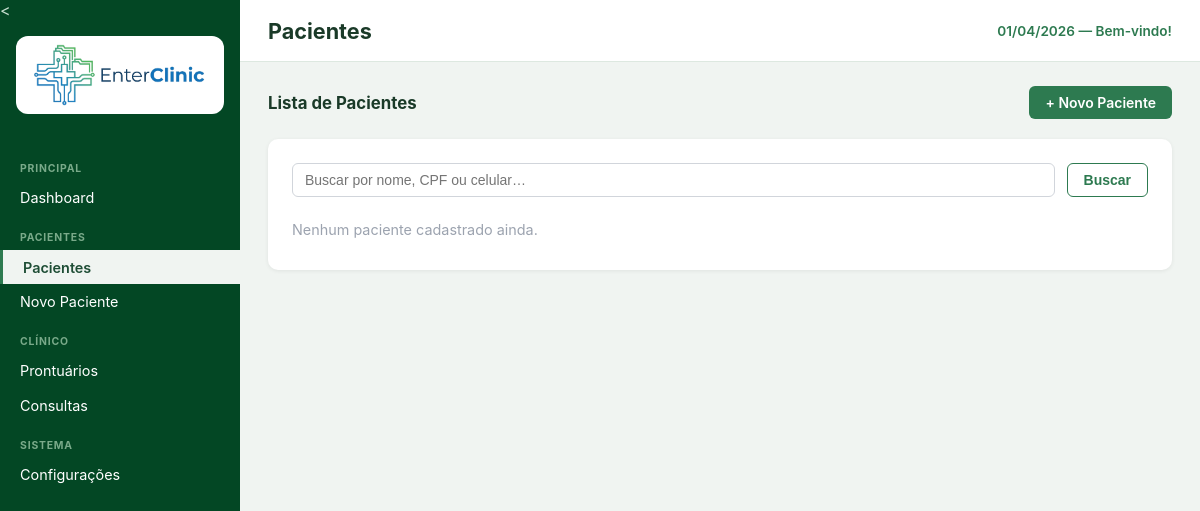
Before: /pacientes.php with the older database file.
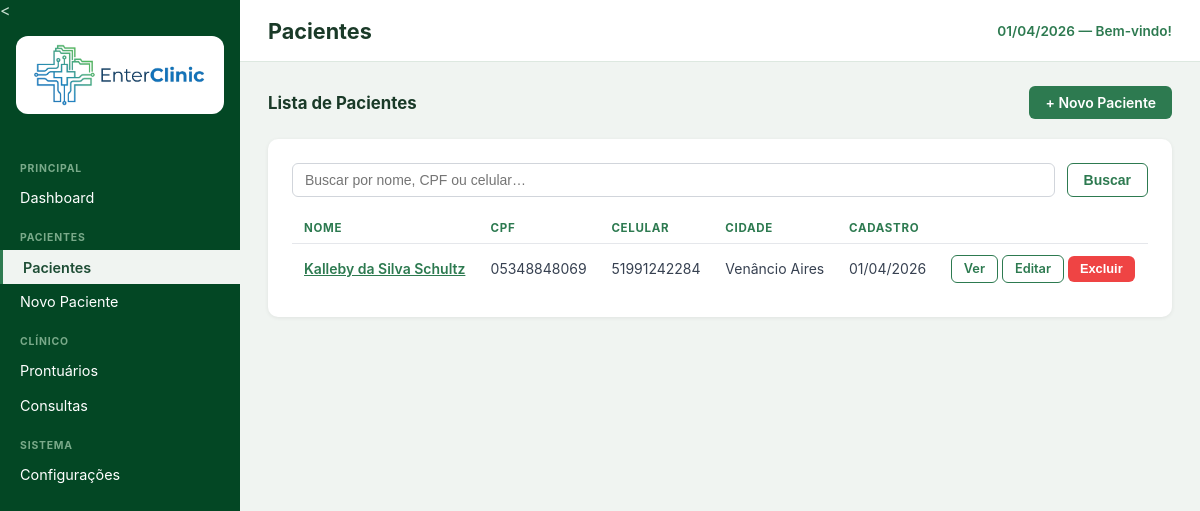
After: the same page with the newer database file.
### tables this page shows
CREATE TABLE `pacientes` (
  `id` int(11) NOT NULL,
  `nome` varchar(255) NOT NULL,
  `data_nascimento` date DEFAULT NULL,
  `cpf` varchar(20) DEFAULT NULL,
  `rg` varchar(20) DEFAULT NULL,
  `telefone` varchar(20) DEFAULT NULL,
  `celular` varchar(20) DEFAULT NULL,
  `email` varchar(255) DEFAULT NULL,
  `endereco` varchar(255) DEFAULT NULL,
  `cidade` varchar(100) DEFAULT NULL,
  `estado` varchar(50) DEFAULT NULL,
  `cep` varchar(10) DEFAULT NULL,
  `profissao` varchar(100) DEFAULT NULL,
  `estado_civil` varchar(50) DEFAULT NULL,
  `sexo` varchar(20) DEFAULT NULL,
  `foto_path` varchar(255) DEFAULT NULL,
  `observacoes` text DEFAULT NULL,
  `ativo` tinyint(1) NOT NULL DEFAULT 1,
  `created_at` timestamp NOT NULL DEFAULT current_timestamp(),
  `updated_at` timestamp NOT NULL DEFAULT current_timestamp() ON UPDATE current_timestamp()
);

### config.php (called while the page is built, shortened)
<?php
function sanitize(string $s): string {
    return htmlspecialchars(trim($s), ENT_QUOTES, 'UTF-8');
}

### pacientes.php (the view, shortened to what this page needs)
<?php
require 'config.php';
$pageTitle  = 'Pacientes';
$activePage = 'pacientes';
$db = db();
$busca = trim($_GET['q'] ?? '');
if ($busca) {
    $stmt = $db->prepare(
        "SELECT * FROM pacientes
         WHERE nome LIKE ? OR cpf LIKE ? OR celular LIKE ?
         ORDER BY nome ASC"
    );
    $like = "%$busca%";
    $stmt->execute([$like, $like, $like]);
} else {
    $stmt = $db->query("SELECT * FROM pacientes ORDER BY nome ASC");
}
$pacientes = $stmt->fetchAll();
include 'includes/header.php';
?>
<div class="page-bar">
    <h2>Lista de Pacientes</h2>
    <a href="paciente_novo.php" class="btn btn-primary">+ Novo Paciente</a>
</div>
<div class="card">
    <form method="get" style="display:flex;gap:.75rem;margin-bottom:1rem;">
        <input type="text" name="q" value="<?= sanitize($busca) ?>"
               placeholder="Buscar por nome, CPF ou celular…"
               style="padding:.5rem .75rem;border:1.5px solid #d1d5db;border-radius:6px;font-size:.875rem;flex:1;">
        <button type="submit" class="btn btn-outline">Buscar</button>
    </form>
    <?php if ($pacientes): ?>
        <table>
            <thead>
                <tr>
                    <th>NOME</th>
                    <th>CPF</th>
                    <th>CELULAR</th>
                    <th>CIDADE</th>
                    <th>CADASTRO</th>
                    <th></th>
                </tr>
            </thead>
            <tbody>
                <?php foreach ($pacientes as $p): ?>
                    <tr>
                        <td>
                            <a href="paciente_ver.php?id=<?= $p['id'] ?>" style="color:#2d7a50;font-weight:600;">
                                <?= sanitize($p['nome']) ?>
                            </a>
                        </td>
                        <td><?= sanitize($p['cpf'] ?? '—') ?></td>
                        <td><?= sanitize($p['celular'] ?? '—') ?></td>
                        <td><?= sanitize($p['cidade'] ?? '—') ?></td>
                        <td><?= date('d/m/Y', strtotime($p['created_at'])) ?></td>
                        <td style="white-space:nowrap;">
                            <a href="paciente_ver.php?id=<?= $p['id'] ?>" class="btn btn-outline btn-sm">Ver</a>
                            <a href="paciente_novo.php?id=<?= $p['id'] ?>" class="btn btn-outline btn-sm">Editar</a>
                            <form method="post" style="display:inline;" onsubmit="return confirmDelete(this);">
                                <button type="submit" class="btn btn-danger btn-sm">Excluir</button>
                            </form>
                        </td>
                    </tr>
                <?php endforeach; ?>
            </tbody>
        </table>
    <?php else: ?>
        <p style="color:#9ca3af;font-size:.9rem;padding:.5rem 0;">
            <?= $busca
                ? 'Nenhum paciente encontrado para "' . sanitize($busca) . '".'
                : 'Nenhum paciente cadastrado ainda.' ?>
        </p>
    <?php endif; ?>
</div>
<?php include 'includes/footer.php'; ?>

### includes/header.php (shortened to what this page needs)
<!DOCTYPE html>
<html lang="pt-BR">
<head>
<link rel="stylesheet" href="<?= $root ?? '' ?>assets/css/style.css">
</head>
<body>
<aside class="sidebar">
    <<div class="sidebar-logo">
    <img src="<?= $root ?? '' ?>assets/img/logo.png" alt="EnterClinic" class="logo-img">
</div>
    <nav class="sidebar-nav">
        <p class="nav-section">PRINCIPAL</p>
        <a href="<?= $root ?? '' ?>index.php" class="<?= ($activePage ?? '') === 'dashboard' ? 'active' : '' ?>">Dashboard</a>
        <p class="nav-section">PACIENTES</p>
        <a href="<?= $root ?? '' ?>pacientes.php" class="<?= ($activePage ?? '') === 'pacientes' ? 'active' : '' ?>">Pacientes</a>
        <a href="<?= $root ?? '' ?>paciente_novo.php" class="<?= ($activePage ?? '') === 'paciente_novo' ? 'active' : '' ?>">Novo Paciente</a>
        <p class="nav-section">CLÍNICO</p>
        <a href="<?= $root ?? '' ?>prontuarios.php" class="<?= ($activePage ?? '') === 'prontuarios' ? 'active' : '' ?>">Prontuários</a>
        <a href="<?= $root ?? '' ?>consultas.php" class="<?= ($activePage ?? '') === 'consultas' ? 'active' : '' ?>">Consultas</a>
        <p class="nav-section">SISTEMA</p>
        <a href="<?= $root ?? '' ?>configuracoes.php" class="<?= ($activePage ?? '') === 'configuracoes' ? 'active' : '' ?>">Configurações</a>
    </nav>
</aside>
<main class="main">
    <header class="topbar">
        <h1 class="page-title"><?= $pageTitle ?? 'Dashboard' ?></h1>
        <span class="topbar-date"><?= date('d/m/Y') ?> — Bem-vindo!</span>
    </header>
    <div class="content">

### includes/footer.php (shortened to what this page needs)
    </div>
</main>
</body>
</html>

### assets/css/style.css (style rules this page uses)
*, *::before, *::after { box-sizing: border-box; margin: 0; padding: 0; }
body { font-family: -apple-system, BlinkMacSystemFont, 'Segoe UI', Roboto, sans-serif; background: #f0f4f1; color: #222; display: flex; min-height: 100vh; }
.sidebar { width: 240px; min-height: 100vh; background: #034724; color: #c8dfd0; flex-shrink: 0; display: flex; flex-direction: column; }
.sidebar-logo { display: flex; justify-content: center; align-items: center; padding: 1rem; background: transparent; }
.sidebar-logo img { background: #ffffff; padding: .5rem .75rem; border-radius: 12px; max-height: 80px; max-width: 100%; object-fit: contain; }
.sidebar-nav { padding: 1rem 0; flex: 1; }
.nav-section { font-size: .65rem; font-weight: 700; letter-spacing: .08em; color: #7aaa8a; padding: 1rem 1.25rem .35rem; }
.sidebar-nav a { display: block; padding: .55rem 1.25rem; color: #ffffff; text-decoration: none; font-size: .9rem; border-radius: 0; transition: background .15s, color .15s; }
.sidebar-nav a.active { background: #f0f4f1; color: #1e4d35; font-weight: 600; border-left: 3px solid #2d7a50; }
.main { flex: 1; display: flex; flex-direction: column; min-width: 0; }
.topbar { display: flex; align-items: center; justify-content: space-between; padding: 1.1rem 1.75rem; background: #fff; border-bottom: 1px solid #dde8e0; }
.topbar .page-title { font-size: 1.35rem; font-weight: 700; color: #1a3a28; }
.topbar-date { font-size: .85rem; color: #2d7a50; font-weight: 600; }
.content { padding: 1.5rem 1.75rem; flex: 1; }
table { width: 100%; border-collapse: collapse; font-size: .875rem; }
thead th { text-align: left; font-size: .72rem; font-weight: 700; letter-spacing: .06em; color: #2d7a50; padding: .5rem .75rem; border-bottom: 1px solid #e5e7eb; }
tbody td { padding: .65rem .75rem; border-bottom: 1px solid #f3f4f6; color: #374151; }
tbody tr:last-child td { border-bottom: none; }
.btn { display: inline-flex; align-items: center; gap: .4rem; padding: .5rem 1rem; border-radius: 6px; font-size: .875rem; font-weight: 600; cursor: pointer; text-decoration: none; border: none; transition: opacity .15s, background .15s; }
.btn-primary { background: #2d7a50; color: #fff; }
.btn-outline { background: transparent; color: #2d7a50; border: 1.5px solid #2d7a50; }
.btn-danger { background: #ef4444; color: #fff; }
.btn-sm { padding: .35rem .75rem; font-size: .8rem; }
.card { background: #fff; border-radius: 10px; padding: 1.5rem; box-shadow: 0 1px 4px rgba(0,0,0,.07); margin-bottom: 1.25rem; }
.page-bar { display: flex; align-items: center; justify-content: space-between; margin-bottom: 1.25rem; }
.page-bar h2 { font-size: 1.05rem; font-weight: 700; color: #1a3a28; }
.logo-img { width: 100%; max-width: 180px; height: auto; display: block; }

Changed rows visible on the page:
added pacientes: nome "Kalleby da Silva Schultz", cpf "05348848069", celular "51991242284", cidade "Venâncio Aires", created_at "01/04/2026"
Other visible differences:
text no longer shown: "Nenhum paciente cadastrado ainda."
text now shown: "NOME CPF CELULAR CIDADE CADASTRO"
